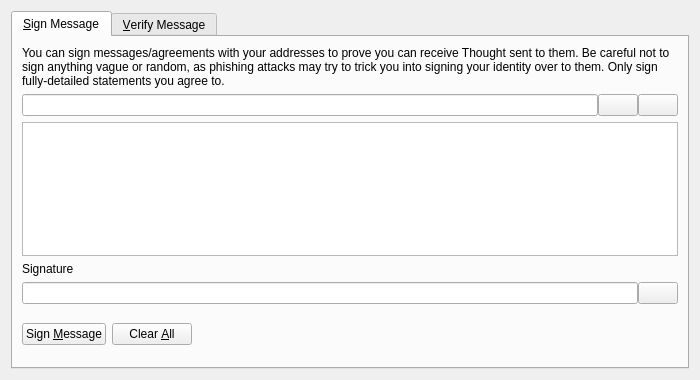
<?xml version="1.0" encoding="UTF-8"?>
<ui version="4.0">
 <class>SignVerifyMessageDialog</class>
 <widget class="QDialog" name="SignVerifyMessageDialog">
  <property name="geometry">
   <rect>
    <x>0</x>
    <y>0</y>
    <width>700</width>
    <height>380</height>
   </rect>
  </property>
  <property name="windowTitle">
   <string>Signatures - Sign / Verify a Message</string>
  </property>
  <property name="modal">
   <bool>true</bool>
  </property>
  <layout class="QVBoxLayout" name="verticalLayout">
   <item>
    <widget class="QTabWidget" name="tabWidget">
     <property name="currentIndex">
      <number>0</number>
     </property>
     <widget class="QWidget" name="tabSignMessage">
      <attribute name="title">
       <string>&amp;Sign Message</string>
      </attribute>
      <layout class="QVBoxLayout" name="verticalLayout_SM">
       <item>
        <widget class="QLabel" name="infoLabel_SM">
         <property name="text">
          <string>You can sign messages/agreements with your addresses to prove you can receive Thought sent to them. Be careful not to sign anything vague or random, as phishing attacks may try to trick you into signing your identity over to them. Only sign fully-detailed statements you agree to.</string>
         </property>
         <property name="textFormat">
          <enum>Qt::PlainText</enum>
         </property>
         <property name="wordWrap">
          <bool>true</bool>
         </property>
        </widget>
       </item>
       <item>
        <layout class="QHBoxLayout" name="horizontalLayout_1_SM">
         <property name="spacing">
          <number>0</number>
         </property>
         <item>
          <widget class="QValidatedLineEdit" name="addressIn_SM">
           <property name="toolTip">
            <string>The Thought address to sign the message with</string>
           </property>
          </widget>
         </item>
         <item>
          <widget class="QPushButton" name="addressBookButton_SM">
           <property name="toolTip">
            <string>Choose previously used address</string>
           </property>
           <property name="text">
            <string/>
           </property>
           <property name="shortcut">
            <string>Alt+A</string>
           </property>
           <property name="autoDefault">
            <bool>false</bool>
           </property>
          </widget>
         </item>
         <item>
          <widget class="QPushButton" name="pasteButton_SM">
           <property name="toolTip">
            <string>Paste address from clipboard</string>
           </property>
           <property name="text">
            <string/>
           </property>
           <property name="shortcut">
            <string>Alt+P</string>
           </property>
           <property name="autoDefault">
            <bool>false</bool>
           </property>
          </widget>
         </item>
        </layout>
       </item>
       <item>
        <widget class="QPlainTextEdit" name="messageIn_SM">
         <property name="toolTip">
          <string>Enter the message you want to sign here</string>
         </property>
        </widget>
       </item>
       <item>
        <widget class="QLabel" name="signatureLabel_SM">
         <property name="text">
          <string>Signature</string>
         </property>
         <property name="textFormat">
          <enum>Qt::PlainText</enum>
         </property>
        </widget>
       </item>
       <item>
        <layout class="QHBoxLayout" name="horizontalLayout_2_SM">
         <property name="spacing">
          <number>0</number>
         </property>
         <item>
          <widget class="QLineEdit" name="signatureOut_SM">
           <property name="font">
            <font>
             <italic>true</italic>
            </font>
           </property>
           <property name="readOnly">
            <bool>true</bool>
           </property>
          </widget>
         </item>
         <item>
          <widget class="QPushButton" name="copySignatureButton_SM">
           <property name="toolTip">
            <string>Copy the current signature to the system clipboard</string>
           </property>
           <property name="text">
            <string/>
           </property>
           <property name="autoDefault">
            <bool>false</bool>
           </property>
          </widget>
         </item>
        </layout>
       </item>
       <item>
        <layout class="QHBoxLayout" name="horizontalLayout_3_SM">
         <item>
          <widget class="QPushButton" name="signMessageButton_SM">
           <property name="toolTip">
            <string>Sign the message to prove you own this Thought address</string>
           </property>
           <property name="text">
            <string>Sign &amp;Message</string>
           </property>
           <property name="autoDefault">
            <bool>false</bool>
           </property>
          </widget>
         </item>
         <item>
          <widget class="QPushButton" name="clearButton_SM">
           <property name="toolTip">
            <string>Reset all sign message fields</string>
           </property>
           <property name="text">
            <string>Clear &amp;All</string>
           </property>
           <property name="autoDefault">
            <bool>false</bool>
           </property>
          </widget>
         </item>
         <item>
          <spacer name="horizontalSpacer_1_SM">
           <property name="orientation">
            <enum>Qt::Horizontal</enum>
           </property>
           <property name="sizeHint" stdset="0">
            <size>
             <width>40</width>
             <height>48</height>
            </size>
           </property>
          </spacer>
         </item>
         <item>
          <widget class="QLabel" name="statusLabel_SM">
           <property name="font">
            <font>
             <weight>75</weight>
             <bold>true</bold>
            </font>
           </property>
           <property name="text">
            <string/>
           </property>
           <property name="wordWrap">
            <bool>true</bool>
           </property>
          </widget>
         </item>
         <item>
          <spacer name="horizontalSpacer_2_SM">
           <property name="orientation">
            <enum>Qt::Horizontal</enum>
           </property>
           <property name="sizeHint" stdset="0">
            <size>
             <width>40</width>
             <height>48</height>
            </size>
           </property>
          </spacer>
         </item>
        </layout>
       </item>
      </layout>
     </widget>
     <widget class="QWidget" name="tabVerifyMessage">
      <attribute name="title">
       <string>&amp;Verify Message</string>
      </attribute>
      <layout class="QVBoxLayout" name="verticalLayout_VM">
       <item>
        <widget class="QLabel" name="infoLabel_VM">
         <property name="text">
          <string>Enter the receiver's address, message (ensure you copy line breaks, spaces, tabs, etc. exactly) and signature below to verify the message. Be careful not to read more into the signature than what is in the signed message itself, to avoid being tricked by a man-in-the-middle attack. Note that this only proves the signing party receives with the address, it cannot prove sendership of any transaction!</string>
         </property>
         <property name="textFormat">
          <enum>Qt::PlainText</enum>
         </property>
         <property name="alignment">
          <set>Qt::AlignLeading|Qt::AlignLeft|Qt::AlignTop</set>
         </property>
         <property name="wordWrap">
          <bool>true</bool>
         </property>
        </widget>
       </item>
       <item>
        <layout class="QHBoxLayout" name="horizontalLayout_1_VM">
         <property name="spacing">
          <number>0</number>
         </property>
         <item>
          <widget class="QValidatedLineEdit" name="addressIn_VM">
           <property name="toolTip">
            <string>The Thought address the message was signed with</string>
           </property>
          </widget>
         </item>
         <item>
          <widget class="QPushButton" name="addressBookButton_VM">
           <property name="toolTip">
            <string>Choose previously used address</string>
           </property>
           <property name="text">
            <string/>
           </property>
           <property name="shortcut">
            <string>Alt+A</string>
           </property>
           <property name="autoDefault">
            <bool>false</bool>
           </property>
          </widget>
         </item>
        </layout>
       </item>
       <item>
        <widget class="QPlainTextEdit" name="messageIn_VM"/>
       </item>
       <item>
        <widget class="QValidatedLineEdit" name="signatureIn_VM"/>
       </item>
       <item>
        <layout class="QHBoxLayout" name="horizontalLayout_2_VM">
         <item>
          <widget class="QPushButton" name="verifyMessageButton_VM">
           <property name="toolTip">
            <string>Verify the message to ensure it was signed with the specified Thought address</string>
           </property>
           <property name="text">
            <string>Verify &amp;Message</string>
           </property>
           <property name="autoDefault">
            <bool>false</bool>
           </property>
          </widget>
         </item>
         <item>
          <widget class="QPushButton" name="clearButton_VM">
           <property name="toolTip">
            <string>Reset all verify message fields</string>
           </property>
           <property name="text">
            <string>Clear &amp;All</string>
           </property>
           <property name="autoDefault">
            <bool>false</bool>
           </property>
          </widget>
         </item>
         <item>
          <spacer name="horizontalSpacer_1_VM">
           <property name="orientation">
            <enum>Qt::Horizontal</enum>
           </property>
           <property name="sizeHint" stdset="0">
            <size>
             <width>40</width>
             <height>48</height>
            </size>
           </property>
          </spacer>
         </item>
         <item>
          <widget class="QLabel" name="statusLabel_VM">
           <property name="font">
            <font>
             <weight>75</weight>
             <bold>true</bold>
            </font>
           </property>
           <property name="text">
            <string/>
           </property>
           <property name="wordWrap">
            <bool>true</bool>
           </property>
          </widget>
         </item>
         <item>
          <spacer name="horizontalSpacer_2_VM">
           <property name="orientation">
            <enum>Qt::Horizontal</enum>
           </property>
           <property name="sizeHint" stdset="0">
            <size>
             <width>40</width>
             <height>48</height>
            </size>
           </property>
          </spacer>
         </item>
        </layout>
       </item>
      </layout>
     </widget>
    </widget>
   </item>
  </layout>
 </widget>
 <customwidgets>
  <customwidget>
   <class>QValidatedLineEdit</class>
   <extends>QLineEdit</extends>
   <header>qvalidatedlineedit.h</header>
  </customwidget>
 </customwidgets>
 <resources>
  <include location="../thought.qrc"/>
 </resources>
 <connections/>
</ui>
